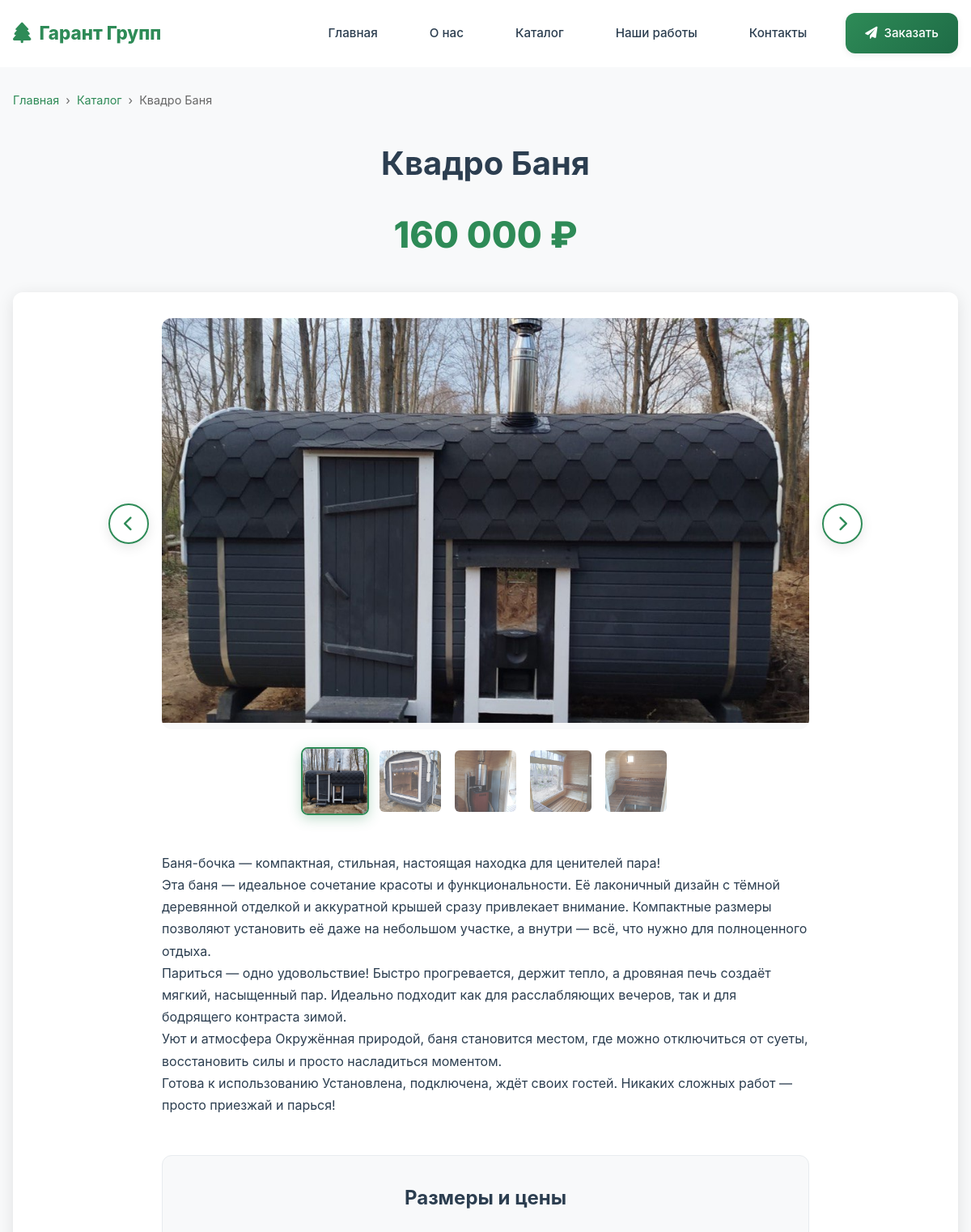
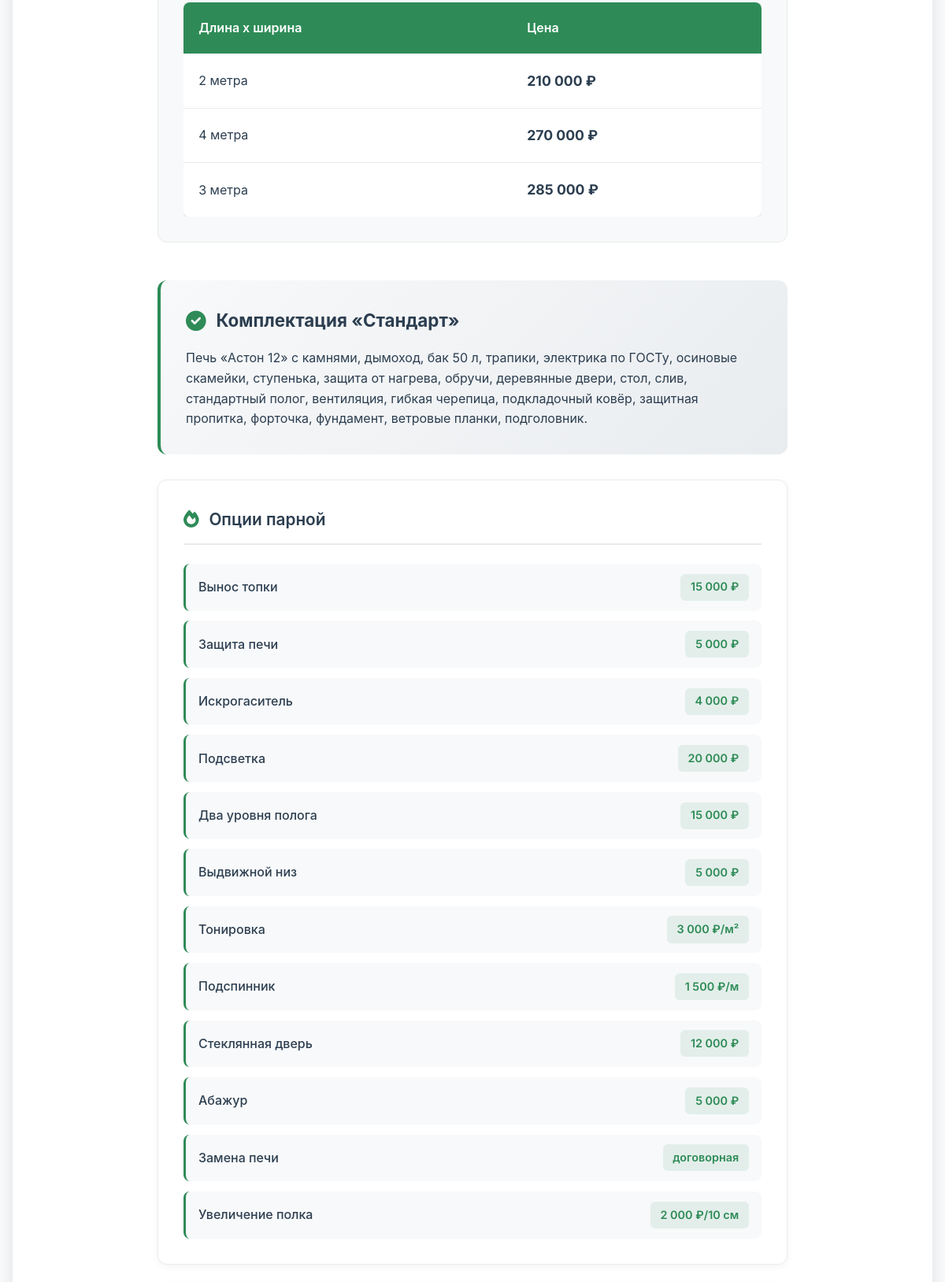
The page /catalog/3/ (upper part) on the database its author committed (2 pictures, top to bottom).
### shop/models.py (models this page shows, shortened)
class Product(models.Model):
    title = models.CharField('Название', max_length=200)
    price = models.DecimalField('Цена', max_digits=10, decimal_places=0)
    description = models.TextField('Описание')
    image = models.ImageField('Главное изображение', upload_to='products/', blank=True, null=True)
    class Meta:
        verbose_name = 'Товар'
        verbose_name_plural = 'Товары'

class ProductImage(models.Model):
    product = models.ForeignKey(Product, on_delete=models.CASCADE, related_name='gallery', verbose_name='Товар')
    image = models.ImageField('Дополнительное изображение', upload_to='products/gallery/')
    alt_text = models.CharField('Описание изображения', max_length=200, blank=True)
    order = models.PositiveIntegerField('Порядок', default=0)
    class Meta:
        verbose_name = 'Дополнительное фото товара'
        verbose_name_plural = 'Дополнительные фото товара'
        ordering = ['order']

class ProductPrice(models.Model):
    product = models.ForeignKey(Product, on_delete=models.CASCADE, related_name='prices', verbose_name='Товар')
    name = models.CharField('Название размера/услуги', max_length=200)
    price = models.DecimalField('Цена', max_digits=10, decimal_places=0)
    class Meta:
        verbose_name = 'Цена товара'
        verbose_name_plural = 'Цены товара'
        ordering = ['price']

### shop/views.py (the view)
# urls.py: path('catalog/<int:pk>/', views.product_detail, name='product_detail'),
def product_detail(request, pk):
    product = get_object_or_404(Product, pk=pk)
    prices = product.prices.all()
    product.formatted_price = f"{product.price:,} ₽".replace(',', ' ')
    for price in prices:
        price.formatted_price = f"{price.price:,} ₽".replace(',', ' ')
    return render(request, 'shop/product_detail.html', {
        'product': product,
        'prices': prices
    })

### templates/shop/product_detail.html (shortened to what this page needs)
{% extends 'base.html' %}
{% load static %}
{% block content %}
<section class="section" style="padding: 2rem 0;">
    <div class="container">
        <nav class="breadcrumb">
            <a href="{% url 'index' %}">Главная</a>
            <span>›</span>
            <a href="{% url 'catalog' %}">Каталог</a>
            <span>›</span>
            <span>{{ product.title }}</span>
        </nav>
        <div class="product-header">
            <h1 class="product-title">{{ product.title }}</h1>
            <div class="product-price-main">{{ product.formatted_price }}</div>
        </div>
        <div class="product-container">
            <div class="product-gallery-centered">
                <div class="main-image-container-with-arrows">
                    <button class="gallery-arrow gallery-arrow-prev" onclick="prevImage()">
                        <i class="fas fa-chevron-left"></i>
                    </button>
                    <div class="main-image-centered" onclick="openLightbox()">
                        {% if product.image %}
                            <img id="mainImage" class="main-image" src="{{ product.image.url }}" alt="{{ product.title }}">
                        {% else %}
                            <div class="no-image-placeholder">
                                <i class="fas fa-camera"></i>
                                <p>Фото отсутствует</p>
                            </div>
                        {% endif %}
                    </div>
                    <button class="gallery-arrow gallery-arrow-next" onclick="nextImage()">
                        <i class="fas fa-chevron-right"></i>
                    </button>
                </div>
                <div class="thumbnails-centered">
                    {% if product.image %}
                        <img class="thumbnail active" src="{{ product.image.url }}"
                             alt="{{ product.title }}"
                             onclick="setMainImage('{{ product.image.url }}', 0)"
                             data-index="0">
                    {% endif %}
                    {% for img in product.gallery.all %}
                        <img class="thumbnail" src="{{ img.image.url }}"
                             alt="{{ img.alt_text|default:product.title }}"
                             onclick="setMainImage('{{ img.image.url }}', {{ forloop.counter }})"
                             data-index="{{ forloop.counter }}">
                    {% endfor %}
                </div>
            </div>
            <div class="product-info-below">
                <div class="product-description-simple">
                    {{ product.description|safe|linebreaks }}
                </div>
                {% if prices %}
                <div class="prices-section">
                    <h3>Размеры и цены</h3>
                    <div class="simple-price-table">
                        <table>
                            <thead>
                                <tr>
                                    <th>Длина х ширина</th>
                                    <th>Цена</th>
                                </tr>
                            </thead>
                            <tbody>
                                {% for price in prices %}
                                <tr>
                                    <td>{{ price.name }}</td>
                                    <td class="price-value">{{ price.formatted_price }}</td>
                                </tr>
                                {% endfor %}
                            </tbody>
                        </table>
                    </div>
                </div>
                {% endif %}
                <div class="equipment-options-section">
                    <div class="equipment-block">
                        <h3 class="equipment-title">
                            <i class="fas fa-check-circle"></i>
                            Комплектация «Стандарт»
                        </h3>
                        <div class="equipment-content">
                            <p>Печь «Астон 12» с камнями, дымоход, бак 50 л, трапики, электрика по ГОСТу, осиновые скамейки, ступенька, защита от нагрева, обручи, деревянные двери, стол, слив, стандартный полог, вентиляция, гибкая черепица, подкладочный ковёр, защитная пропитка, форточка, фундамент, ветровые планки, подголовник.</p>
                        </div>
                    </div>
                    <div class="options-block">
                        <h3 class="options-title">
                            <i class="fas fa-fire"></i>
                            Опции парной
                        </h3>
                        <div class="options-grid">
                            <div class="option-item">
                                <span class="option-name">Вынос топки</span>
                                <span class="option-price">15 000 ₽</span>
                            </div>
                            <div class="option-item">
                                <span class="option-name">Защита печи</span>
                                <span class="option-price">5 000 ₽</span>
                            </div>
                            <div class="option-item">
                                <span class="option-name">Искрогаситель</span>
                                <span class="option-price">4 000 ₽</span>
                            </div>
                            <div class="option-item">
                                <span class="option-name">Подсветка</span>
                                <span class="option-price">20 000 ₽</span>
                            </div>
                            <div class="option-item">
                                <span class="option-name">Два уровня полога</span>
                                <span class="option-price">15 000 ₽</span>
                            </div>
                            <div class="option-item">
                                <span class="option-name">Выдвижной низ</span>
                                <span class="option-price">5 000 ₽</span>
                            </div>
                            <div class="option-item">
                                <span class="option-name">Тонировка</span>
                                <span class="option-price">3 000 ₽/м²</span>
                            </div>
                            <div class="option-item">
                                <span class="option-name">Подспинник</span>
                                <span class="option-price">1 500 ₽/м</span>
                            </div>
                            <div class="option-item">
                                <span class="option-name">Стеклянная дверь</span>
                                <span class="option-price">12 000 ₽</span>
                            </div>
                            <div class="option-item">
                                <span class="option-name">Абажур</span>
                                <span class="option-price">5 000 ₽</span>
                            </div>
                            <div class="option-item">
                                <span class="option-name">Замена печи</span>
                                <span class="option-price">договорная</span>
                            </div>
                            <div class="option-item">
                                <span class="option-name">Увеличение полка</span>
                                <span class="option-price">2 000 ₽/10 см</span>
                            </div>
                        </div>
                    </div>
                </div>
            </div>
        </div>
    </div>
</section>
{% endblock %}

### static/css/style.css (style rules this page uses)
:root { --primary: #2E8B57; --primary-dark: #1e6b46; --primary-light: #3cb371; --secondary: #8B4513; --secondary-light: #a86a3d; --accent: #FF6B35; --accent-light: #ff8c5a; --text-dark: #2C3E50; --text-light: #7F8C8D; --bg-light: #F8F9FA; --bg-white: #FFFFFF; --border-light: #E8ECEF; --shadow-sm: 0 2px 8px rgba(0,0,0,0.08); --shadow-md: 0 8px 30px rgba(0,0,0,0.12); --shadow-lg: 0 20px 60px rgba(0,0,0,0.15); --shadow-hover: 0 25px 50px rgba(46, 139, 87, 0.15); --radius-sm: 8px; --radius-md: 12px; --radius-lg: 16px; --radius-xl: 24px; --transition-fast: 0.3s cubic-bezier(0.4, 0, 0.2, 1); --transition-slow: 0.6s cubic-bezier(0.4, 0, 0.2, 1); --transition-bounce: 0.8s cubic-bezier(0.68, -0.55, 0.265, 1.55); }
* { margin: 0; padding: 0; box-sizing: border-box; }
html { scroll-behavior: smooth; }
body { font-family: 'Inter', -apple-system, BlinkMacSystemFont, sans-serif; background: var(--bg-light); color: var(--text-dark); line-height: 1.7; overflow-x: hidden; font-weight: 400; }
.container { max-width: 1200px; margin: 0 auto; padding: 0 20px; }
.section { padding: 100px 0; }
.product-title { font-size: 1.3rem; font-weight: 700; margin-bottom: 0.5rem; color: var(--text-dark); }

### rows shown on the page
Product: title "Квадро Баня", formatted_price "160 000 ₽", image (picture), description "Баня-бочка — компактная, стильная, настоящая находка для ценителей пара! Эта баня — идеальное сочетание красоты и функциональности. Её лаконичный дизайн с тёмной деревянной отделкой и аккуратной крышей сразу привлекает внимание. Компактные размеры позволяют установить её даже на небольшом участке, а внутри — всё, что нужно для полноценного отдыха. Париться — одно удовольствие! Быстро прогревается, держит тепло, а дровяная печь создаёт мягкий, насыщенный пар. Идеально подходит как для расслабляющих вечеров, так и для бодрящего контраста зимой. Уют и атмосфера Окружённая природой, баня становится местом, где можно отключиться от суеты, восстановить силы и просто насладиться моментом. Готова к…"
ProductImage: image (picture)
ProductImage: image (picture)
ProductImage: image (picture)
ProductImage: image (picture)
ProductPrice: name "2 метра", formatted_price "210 000 ₽"
ProductPrice: name "4 метра", formatted_price "270 000 ₽"
ProductPrice: name "3 метра", formatted_price "285 000 ₽"
